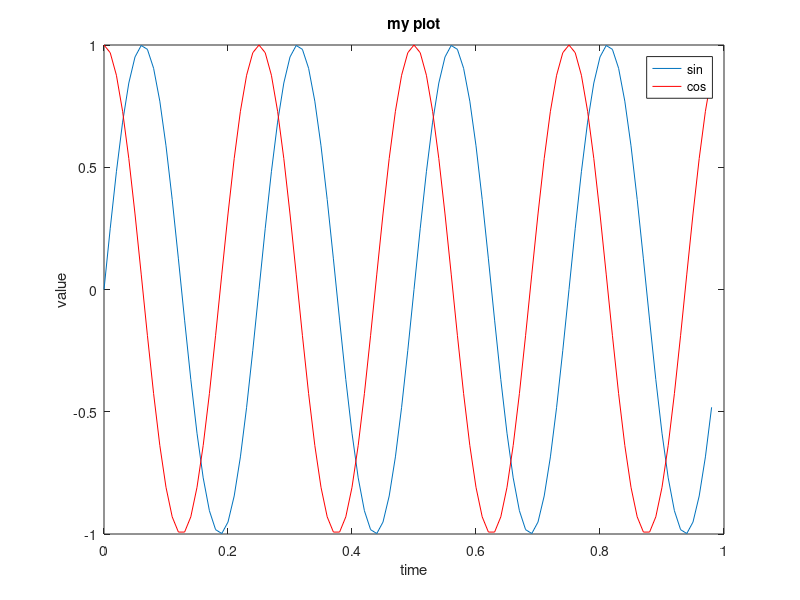
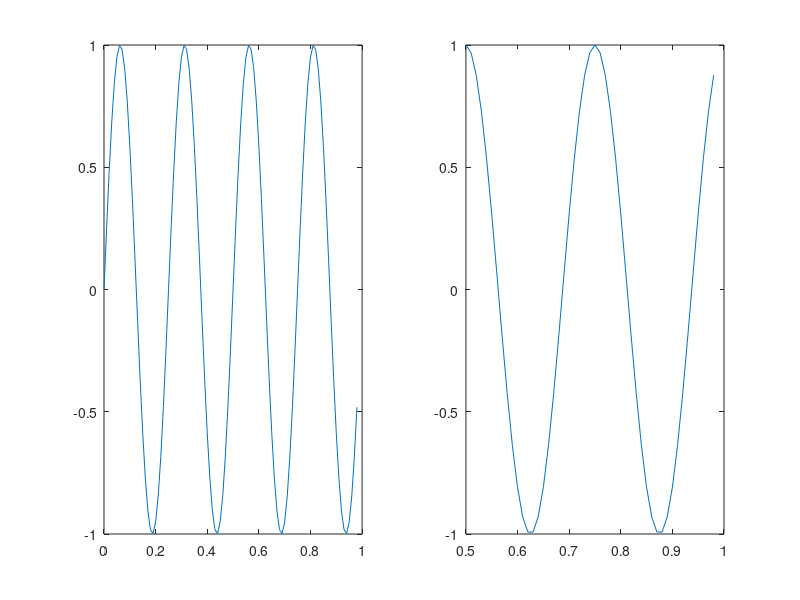
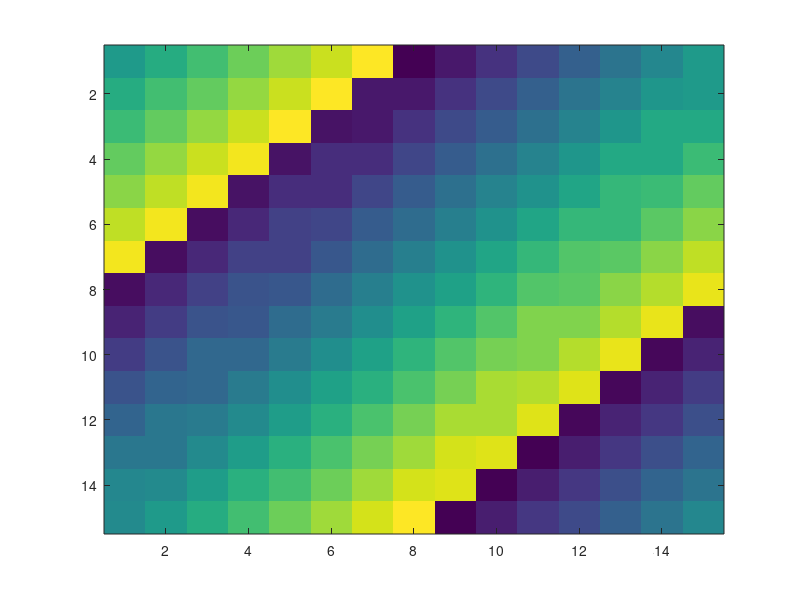

These charts were generated, in order, by the following MATLAB code:
%% plotting
t = [0:0.01:0.98];
y1 = sin(2*pi*4*t); 
plot(t,y1);

y2 = cos(2*pi*4*t);
hold on;  % "hold off" to turn off
plot(t,y2,'r');

xlabel('time');
ylabel('value');
legend('sin','cos');
title('my plot');

print -dpng 'LinearRegression.png'
close;           % or,  "close all" to close all figs
 
figure(1); plot(t, y1);
figure(2); plot(t, y2);


subplot(1,2,1);  % Divide plot into 1x2 grid, access 1st element
plot(t,y1);
subplot(1,2,2);  % Divide plot into 1x2 grid, access 2nd element
plot(t,y2);
axis([0.5 1 -1 1]);  % change axis scale


%% display a matrix (or image) 
figure;
imagesc(magic(15))
%imagesc(magic(15)), colorbar, colormap gray;
% comma-chaining function calls.  
a=1,b=2,c=3
a=1;b=2;c=3;



